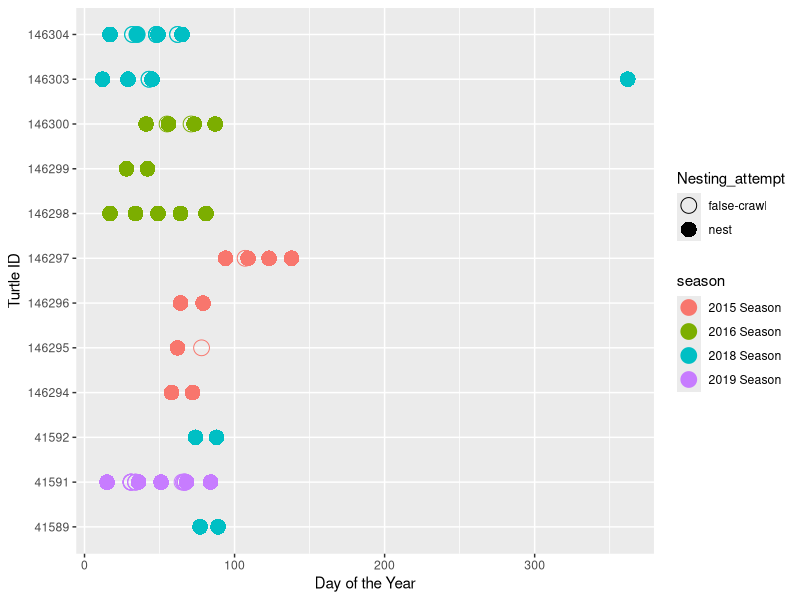
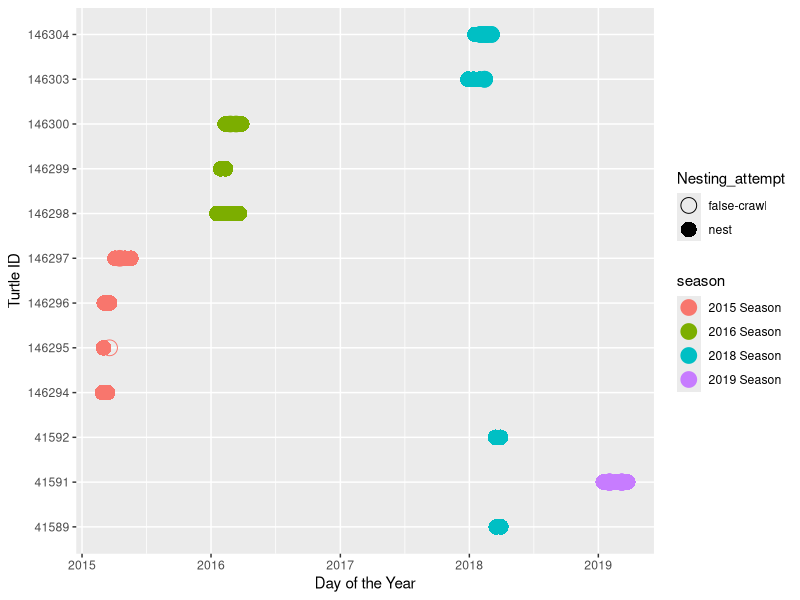
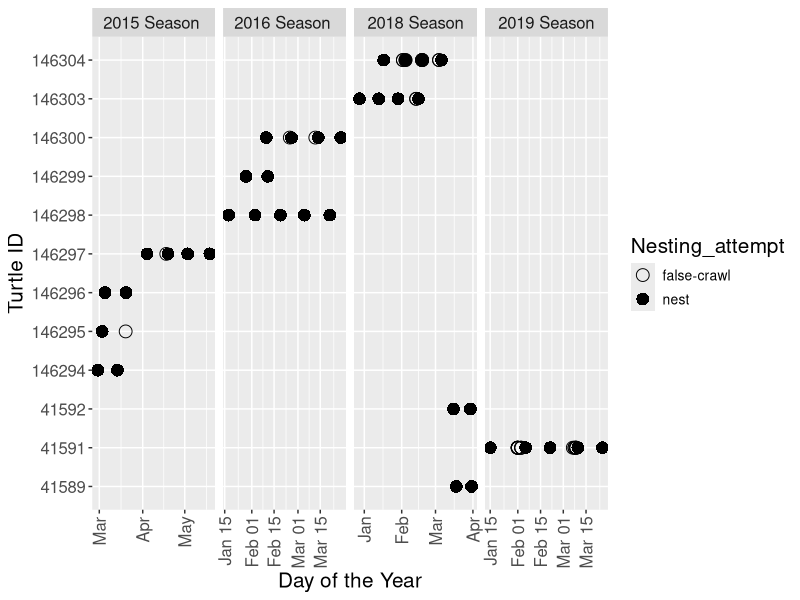

The R script that drew these images, in order:
# plotting nests and false crawls

# set working directory
setwd("~/Projects/turtle_behavior")

# load libraries
library(ggplot2)
library(dplyr)
library(lubridate)

# load in nesting data
nests <- read.csv("data/nesting_attempts.csv")

# make date column date object
nests$date <- as.POSIXct(nests$date, format = '%m/%d/%Y %H:%M')

# remove rows with NAs and add day of the year and year columns
nests2 <- nests %>%
  na.omit() %>%
  mutate(day = yday(date), 
         year = year(date), 
         season = ifelse(date < '2015-06-01 00:00', '2015 Season ', 
                         ifelse(date < '2016-06-01 00:00', '2016 Season ', 
                                ifelse(date < '2017-06-01 00:00', '2017 Season', 
                                       ifelse(date < '2018-06-01 00:00', '2018 Season',
                                       '2019 Season')))))

# make ID column and year a factor
nests2$id <- as.factor(nests2$id)
nests2$year <- as.factor(nests2$year)

# plot all on one plot, by day of the year
ggplot(data = nests2, 
       aes(x = day, y = id, color = season, shape = Nesting_attempt)) +
  geom_point(size = 5) +
  scale_shape_manual(values = c(1, 16)) +
  ylab('Turtle ID') +
  xlab('Day of the Year')

# plot all on one plot, by date
ggplot(data = nests2, 
       aes(x = date, y = id, color = season, shape = Nesting_attempt)) +
  geom_point(size = 5) +
  scale_shape_manual(values = c(1, 16)) +
  ylab('Turtle ID') +
  xlab('Day of the Year')

# separate facets for seasons
ggplot(data = nests2, 
       aes(x = date, y = id, shape = Nesting_attempt)) +
  geom_point(size = 4) +
  scale_shape_manual(values = c(1, 16)) +
  ylab('Turtle ID') +
  xlab('Day of the Year') +
  theme(axis.text.x = element_text(angle = 90, vjust = 0.5, hjust=1)) +
  theme(text = element_text(size=15)) +
  theme(legend.text = element_text(size = 10)) +
  facet_grid(cols = vars(season), scales = 'free')
